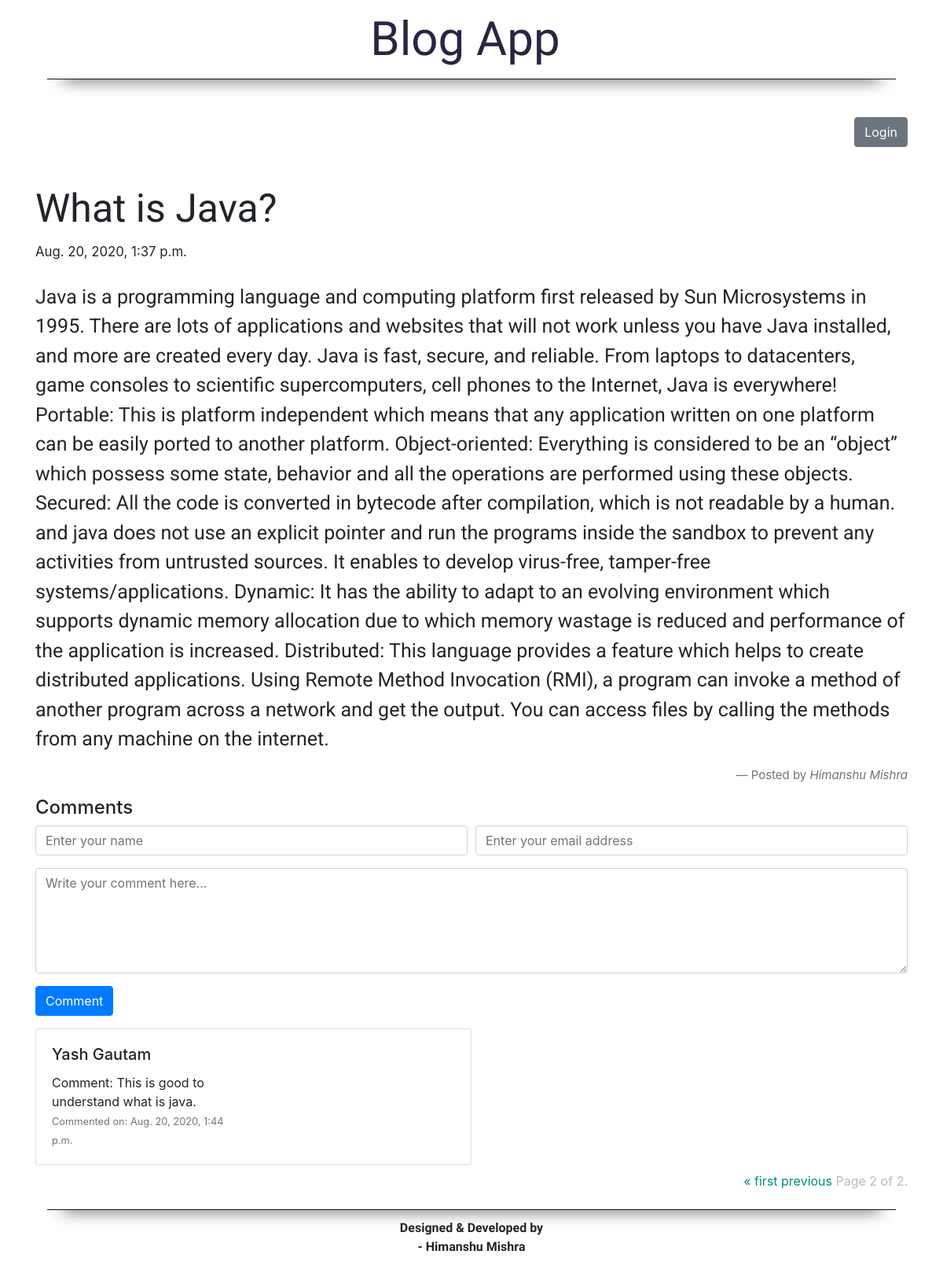
Screenshot of /post/2/?page=2 with the database file from the repository.
### blogApplication/models.py (models this page shows, shortened)
class Blog(models.Model):
    author = models.ForeignKey(Author, on_delete=models.CASCADE)
    title = models.CharField(max_length=350, blank=False, null=False)
    excerpt = models.CharField(max_length=1000)
    blog = models.CharField(max_length=10000)
    blogDateTime = models.DateTimeField(auto_now=True, auto_created=True)

class Author(models.Model):
    username = models.CharField(max_length=50, primary_key=True, blank=False, null=False, unique=True)
    fullname = models.CharField(max_length=250, blank=False, null=False)
    emailId = models.EmailField(max_length=250, blank=False, null=False, unique=True)
    bio = models.CharField(max_length=500, blank=True, null=True)
    password = models.CharField(max_length=75, blank=False, null=False)

class Comments(models.Model):
    blog = models.ForeignKey(Blog, on_delete=models.CASCADE)
    readerName = models.CharField(max_length=250)
    readerEmail = models.EmailField(max_length=250)
    readerComment = models.CharField(max_length=5000)
    commentDateTime = models.DateTimeField(auto_now=True, auto_created=True)

### blogApplication/views.py (the view, shortened to what this page needs)
# urls.py: path('post/<int:post_id>/', specificBlog, name="SpecificPostPage"),
def specificBlog(request, post_id):
    data = Blog.objects.get(id=post_id)
    comments = Comments.objects.filter(blog=data).order_by('-commentDateTime')
    paginator = Paginator(comments, 1)
    page_number = request.GET.get('page')
    page_object = paginator.get_page(page_number)
    form = CommentForm()
    return render(request, 'blogApplication/specificPost.html', {'title': "Post", 'blog_data': data, 'name': request.user.username, 'commentForm': form, 'all_comments': page_object})

### blogApplication/forms.py
class CommentForm(forms.Form):
    readerName = forms.CharField(max_length=250, widget=forms.TextInput(attrs={'class': 'form-control', 'placeholder': 'Enter your name'}))
    readerEmail = forms.EmailField(max_length=250, widget=forms.EmailInput(attrs={'class': 'form-control', 'placeholder': 'Enter your email address'}))
    readerComment = forms.CharField(max_length=5000, widget=forms.Textarea(attrs={'class': 'form-control', 'placeholder': 'Write your comment here...', 'rows': 5}))

### blogApplication/templates/blogApplication/specificPost.html (shortened to what this page needs)
{% extends 'blogApplication base/base.html' %}
{% load static %}
{% block title %}
    <link rel="stylesheet" type="text/css" href="{% static 'css/specificPost.css' %}">
{% endblock title %}
{% block content %}
    <div class="container mt-5">
        <div class="row text-right">
            <div class="col">
                    {% if request.user.is_authenticated %}
                    <div class="btn-group">
                      <button class="btn btn-secondary btn-md dropdown-toggle" id="user_dropdown" type="button" data-toggle="dropdown" aria-haspopup="true" aria-expanded="false">
                        {{ name }}
                      </button>
                      <div class="dropdown-menu" id="dropdown">
                        <a class="dropdown-item" href="{% url 'IndexPage' %}">Home</a>
                          <a class="dropdown-item" href="{% url 'homePage' %}">My Posts</a>
                        <a class="dropdown-item" href="{% url 'profilePage' %}">Profile</a>
                        <a class="dropdown-item" href="{% url 'settingAuthor' %}">Settings</a>
                          <a class="dropdown-item" href="{% url 'writeBlogPage' %}">Write Blog</a>
                        <div class="dropdown-divider"></div>
                        <a class="dropdown-item" href="{% url 'logoutPage' %}">Logout</a>
                      </div>
                    </div>
                {% else %}
                    <div class="btn-group">
                      <a href="{% url 'loginPage' %}">
                          <button class="btn btn-secondary btn-md " type="button">
                            Login
                          </button>
                      </a>
                    </div>
                {% endif %}
            </div>
        </div>
    </div>
    <div class="container mt-5">
        <div class="row">
            <div class="col">
                <h6>{{ blog_data.title }}</h6>
            </div>
        </div>
        <div class="row">
            <div class="col">
                <span style="font-size: 21px"><small>{{ blog_data.blogDateTime }}</small></span>
            </div>
        </div>
        <div class="row justify-content mt-4">
            <div class="col" id="post_content">
                <p>{{ blog_data.blog }}</p>
            </div>
        </div>
        <blockquote class="blockquote text-right">
          <footer class="blockquote-footer" style="font-size: 1.25vw;">Posted by <cite title="Source Title">{{ blog_data.author.fullname }}</cite></footer>
        </blockquote>
    </div>
    <div class="container">
        <h4>Comments</h4>
        <form method="post">
          <div class="form-row">
            <div class="form-group col-md-6">
              {{ commentForm.readerName }}
            </div>
            <div class="form-group col-md-6">
              {{ commentForm.readerEmail }}
            </div>
          </div>
          <div class="form-group">
              {{ commentForm.readerComment }}
          </div>
          <button type="submit" class="btn btn-primary mb-3">Comment</button>
        </form>
    </div>
    <div class="container">
        {% if all_comments %}
            {% for i in all_comments %}
                <div class="card" style="width: 50% !important;">
                  <div class="row no-gutters">
                    <div class="col-6">
                      <div class="card-body">
                        <h5 class="card-title">{{ i.readerName }}</h5>
                        <span class="card-text">Comment: {{ i.readerComment }}</span>
                        <p class="card-text"><small class="text-muted">Commented on: {{ i.commentDateTime }}</small></p>
                      </div>
                    </div>
                  </div>
                </div>
            {% endfor %}
        {% endif %}
        <div class="row mt-2">
        <div class="col">
          <nav aria-label="Page navigation example">
           <div class="pagination" style="float: right !important;color: #bcbab8 !important;">
                <span class="step-links">
                    {% if all_comments.has_previous %}
                        <a href="?page=1">&laquo; first</a>
                        <a href="?page={{ all_comments.previous_page_number }}">previous</a>
                    {% endif %}
                    <span class="current">
                        Page {{ all_comments.number }} of {{ all_comments.paginator.num_pages }}.
                    </span>
                </span>
           </div>
          </nav>
        </div>
      </div>
    </div>
{% endblock content %}

### static/css/specificPost.css (style rules this page uses)
#post_content { font-size:25px; font-family: 'Roboto', sans-serif; }
h6 { font-size: 50px !important; font-family: 'Alata', sans-serif; }

### static/css/index.css (style rules this page uses)
body { background-color: #ffffff; }
a { text-decoration: none !important; color: darkcyan; }

### rows the page displays
Blog: title "What is Java?", blogDateTime "Aug. 20, 2020, 1:37 p.m.", blog "Java is a programming language and computing platform first released by Sun Microsystems in 1995. There are lots of applications and websites that will not work unless you have Java installed, and more are created every day. Java is fast, secure, and reliable. From laptops to datacenters, game consoles to scientific supercomputers, cell phones to the Internet, Java is everywhere! Portable: This is platform independent which means that any application written on one platform can be easily ported to another platform. Object-oriented: Everything is considered to be an “object” which possess some state, behavior and all the operations are performed using these objects. Secured: All the code is…", author.fullname "Himanshu Mishra"
Comments: readerName "Yash Gautam", readerComment "This is good to understand what is java.", commentDateTime "Aug. 20, 2020, 1:44 p.m."

### other values shown
{{ all_comments.number }} "2"
{{ all_comments.paginator.num_pages }} "2"
